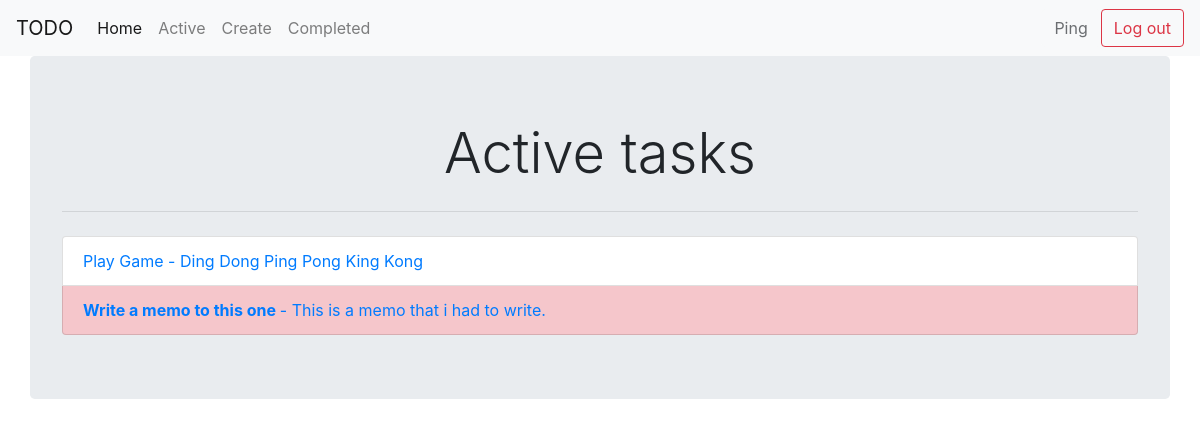
The page /current/ (signed in) on the database as committed earlier.
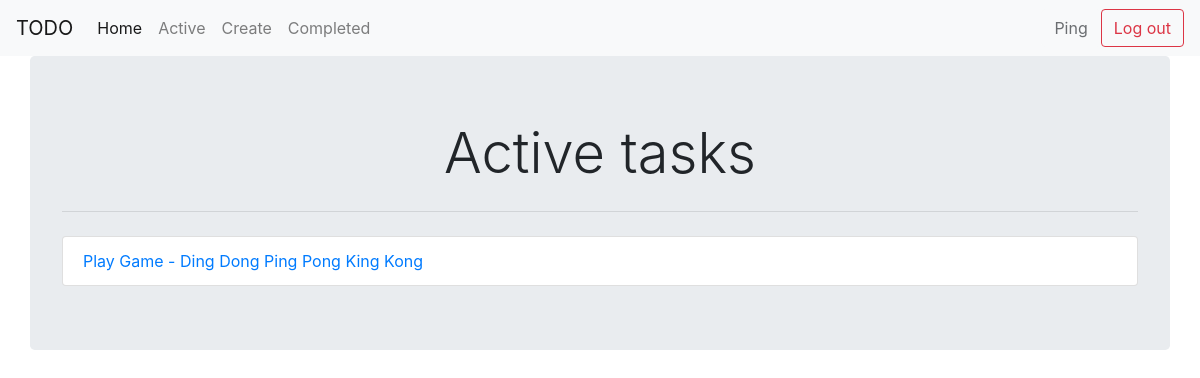
The same page on the database as committed later.
### todo/models.py (models this page shows, shortened)
class Todo(models.Model):
    title = models.CharField(max_length=100)
    memo = models.TextField(blank=True)
    created_time = models.DateTimeField(auto_now_add=True)
    completed_time = models.DateTimeField(null=True, blank=True)
    important = models.BooleanField(default=False)
    user = models.ForeignKey(User, on_delete=models.CASCADE)

### todo/views.py (the view)
# urls.py: path('current/', views.current_todos, name="current_todos"),
@login_required
def current_todos(request):
    todos = Todo.objects.filter(user=request.user, completed_time__isnull=True)
    return render(request, "todo/current_todos.html", {'todos': todos})

### todo/templates/todo/current_todos.html
{% extends 'todo/base.html' %}
{% block title %}
    Active tasks
{% endblock %}
{% block content %}
    <ul class="list-group">
        {% for todo in todos %}
            {% if todo.important %}
                <li class="list-group-item list-group-item-danger">
            {% else %}
                <li class="list-group-item">
            {% endif %}
                <a href="{% url 'view_todo' todo.id %}">
                    {% if todo.important %}<b>{% endif %}
                    {{todo.title}}
                    {% if todo.important %}</b>{% endif %}
                    {% if todo.memo %}
                        - {{ todo.memo }}
                    {% endif %}
                </a>
            </li>
        {% endfor %}
    </ul>
{% endblock %}

Rows that differ between the two databases and show on the page:
no longer on this page (row edited): Todo: title "Write a memo to this one", memo "This is a memo that i had to write."
